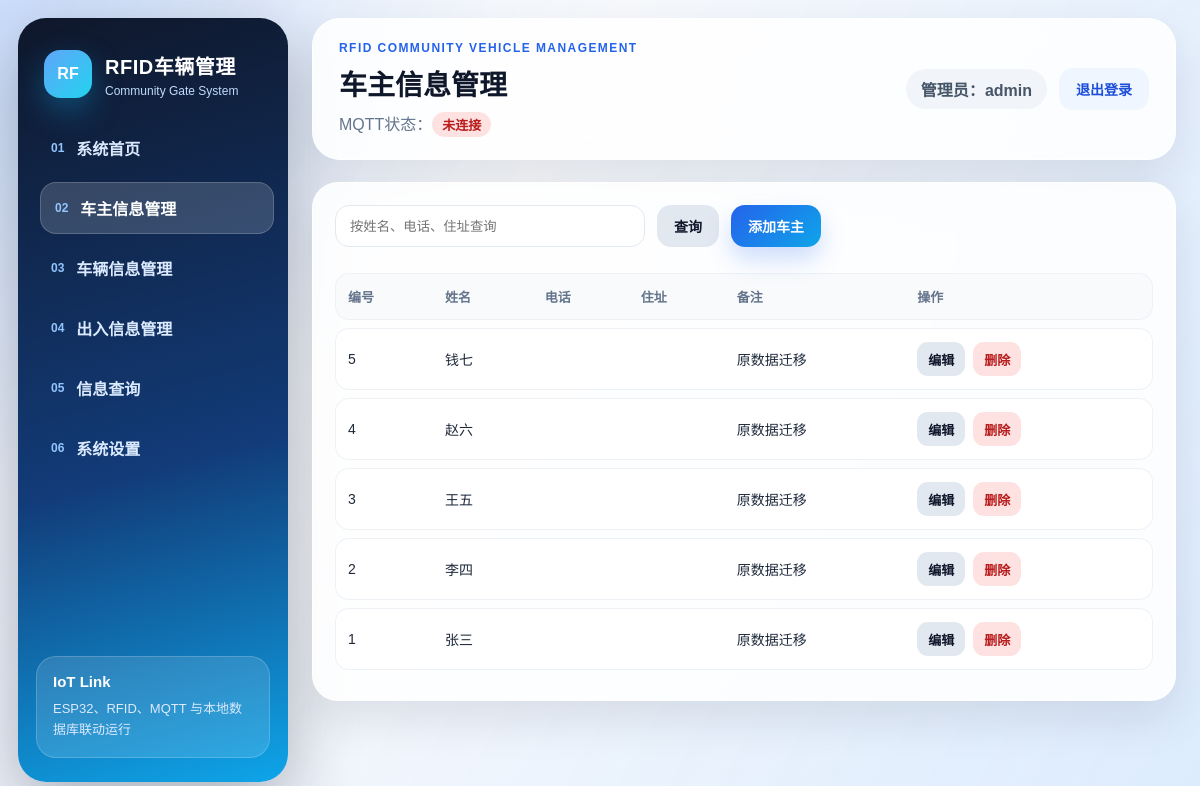
/owners (signed in), run on the app's committed database.
### tables this page shows
CREATE TABLE Owners (owner_id INTEGER PRIMARY KEY AUTOINCREMENT, owner_name TEXT NOT NULL, phone TEXT, address TEXT, remark TEXT, created_at TEXT);

### app.py (the view)
@app.route('/owners')
@login_required
def owners():
    k=request.args.get('keyword','').strip(); like=f'%{k}%'
    rows=all_rows('SELECT * FROM Owners WHERE owner_name LIKE ? OR phone LIKE ? OR address LIKE ? ORDER BY owner_id DESC',(like,like,like)) if k else all_rows('SELECT * FROM Owners ORDER BY owner_id DESC')
    return render_template('owners.html', rows=rows, keyword=k)

### app.py (called while the page is built)
def db():
    c = sqlite3.connect(DB_PATH, check_same_thread=False)
    c.row_factory = sqlite3.Row
    return c

def all_rows(sql, p=()):
    c=db(); r=c.execute(sql,p).fetchall(); c.close(); return r

def login_required(f):
    @wraps(f)
    def w(*a, **k):
        return f(*a, **k) if session.get('user_id') else redirect(url_for('login'))
    return w

@app.context_processor
def inject(): return {'mqtt_status': mqtt_status}

### templates/owners.html
{% extends 'base.html' %}{% set title='车主信息管理' %}{% block content %}
<section class="panel">
  <form class="toolbar"><input name="keyword" value="{{ keyword }}" placeholder="按姓名、电话、住址查询"><button class="btn">查询</button><a class="btn primary" href="{{ url_for('owner_add') }}">添加车主</a></form>
  <table><thead><tr><th>编号</th><th>姓名</th><th>电话</th><th>住址</th><th>备注</th><th>操作</th></tr></thead><tbody>
  {% for r in rows %}<tr><td>{{ r.owner_id }}</td><td>{{ r.owner_name }}</td><td>{{ r.phone }}</td><td>{{ r.address }}</td><td>{{ r.remark }}</td><td class="actions"><a class="btn small" href="{{ url_for('owner_edit', id=r.owner_id) }}">编辑</a><form method="post" action="{{ url_for('owner_delete', id=r.owner_id) }}"><button class="btn small danger" data-confirm="确认删除该车主？">删除</button></form></td></tr>{% else %}<tr><td colspan="6" class="empty">暂无车主信息</td></tr>{% endfor %}
  </tbody></table>
</section>
{% endblock %}

### static/css/style.css (style rules this page uses)
:root { --blue:#2563eb;--blue2:#0ea5e9;--dark:#0f172a;--text:#1e293b;--muted:#64748b;--line:#e2e8f0;--card:rgba(255,255,255,.86);--shadow:0 18px 45px rgba(15,23,42,.10) }
* { box-sizing:border-box }
body { margin:0;min-height:100vh;color:var(--text);font-family:"Microsoft YaHei","PingFang SC",Arial,sans-serif;background:radial-gradient(circle at top left,#dbeafe 0,#f8fafc 34%,#eef2ff 100%) }
body:before { content:"";position:fixed;inset:0;background:linear-gradient(120deg,rgba(37,99,235,.08),transparent 38%,rgba(14,165,233,.08));pointer-events:none }
.card,.panel { background:var(--card);backdrop-filter:blur(18px);border:1px solid rgba(255,255,255,.82);border-radius:26px;box-shadow:var(--shadow) }
.panel { padding:22px;margin-bottom:20px }
.panel-title,.toolbar { display:flex;justify-content:space-between;align-items:center;gap:12px;margin-bottom:18px }
.toolbar { justify-content:flex-start;flex-wrap:wrap }
input,select { height:42px;border:1px solid var(--line);border-radius:14px;padding:0 14px;background:rgba(255,255,255,.88);min-width:170px;outline:none;transition:.16s }
.toolbar input:first-child { min-width:310px }
.btn { display:inline-flex;align-items:center;justify-content:center;height:42px;padding:0 17px;border:0;border-radius:14px;background:#e2e8f0;color:#0f172a;text-decoration:none;cursor:pointer;font-size:14px;font-weight:800;transition:.16s;white-space:nowrap }
.btn.primary { background:linear-gradient(135deg,var(--blue),var(--blue2));color:#fff;box-shadow:0 12px 25px rgba(37,99,235,.22) }
.btn.danger { background:#fee2e2;color:#b91c1c }
.btn.small { height:34px;padding:0 11px;font-size:13px;border-radius:11px }
table { width:100%;border-collapse:separate;border-spacing:0 8px }
th,td { padding:13px 12px;text-align:left;font-size:14px }
th { color:#64748b;font-size:13px;text-transform:uppercase;background:#f8fafc;border-top:1px solid #eef2f7;border-bottom:1px solid #eef2f7 }
td { background:#fff;border-top:1px solid #eef2f7;border-bottom:1px solid #eef2f7 }
tr td:first-child,tr th:first-child { border-left:1px solid #eef2f7;border-radius:14px 0 0 14px }
tr td:last-child,tr th:last-child { border-right:1px solid #eef2f7;border-radius:0 14px 14px 0 }
.actions { display:flex;gap:8px }
.actions form { margin:0 }

### data on the page
Owners: owner_id "5", owner_name "钱七", remark "原数据迁移"
Owners: owner_id "4", owner_name "赵六", remark "原数据迁移"
Owners: owner_id "3", owner_name "王五", remark "原数据迁移"
Owners: owner_id "2", owner_name "李四", remark "原数据迁移"
Owners: owner_id "1", owner_name "张三", remark "原数据迁移"

### other printed values
{{ title or '系统管理' }} "车主信息管理"
{{ mqtt_status.message }} "未连接"
{{ session.username }} "admin"
